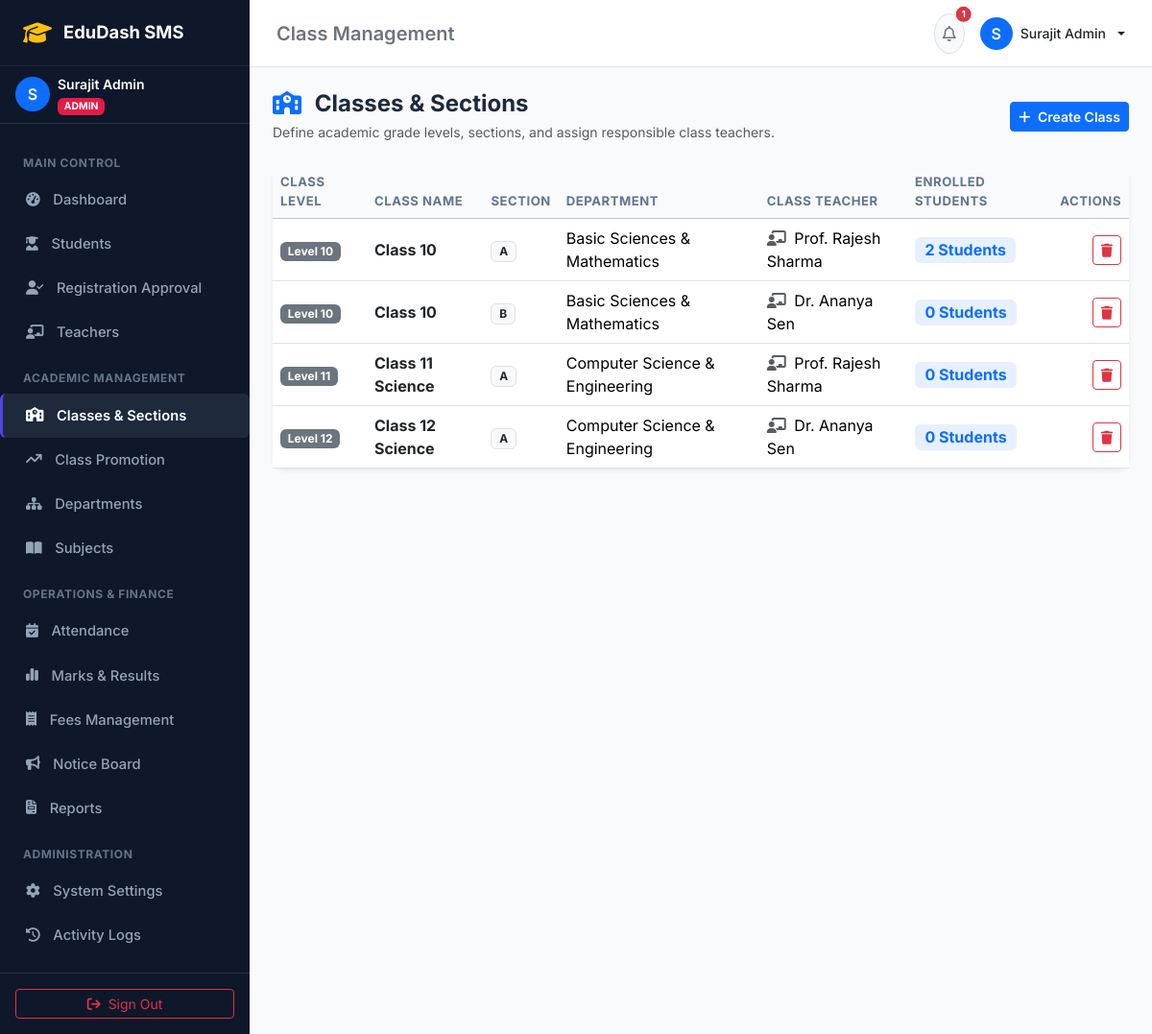
Page /classes.php (signed in) on the committed database.
### tables this page shows
CREATE TABLE `classes` (
  `id` INT AUTO_INCREMENT PRIMARY KEY,
  `name` VARCHAR(50) NOT NULL,
  `section` VARCHAR(10) NOT NULL,
  `department_id` INT NULL,
  `class_teacher_id` INT NULL,
  `numeric_level` INT DEFAULT 1,
  `created_at` TIMESTAMP DEFAULT CURRENT_TIMESTAMP,
  FOREIGN KEY (`department_id`) REFERENCES `departments`(`id`) ON DELETE SET NULL
);

CREATE TABLE `departments` (
  `id` INT AUTO_INCREMENT PRIMARY KEY,
  `name` VARCHAR(100) NOT NULL,
  `code` VARCHAR(20) UNIQUE NOT NULL,
  `description` TEXT NULL,
  `created_at` TIMESTAMP DEFAULT CURRENT_TIMESTAMP
);

### classes.php (the view, shortened to what this page needs)
<?php
$page_title = 'Class Management';
require_once __DIR__ . '/../includes/header.php';
require_once __DIR__ . '/../includes/sidebar.php';
$classes = $pdo->query("SELECT c.*, d.name as dept_name, u.full_name as teacher_name,
                              (SELECT COUNT(*) FROM students s WHERE s.class_id = c.id AND s.status = 'active') as student_count
                       FROM classes c
                       LEFT JOIN departments d ON c.department_id = d.id
                       LEFT JOIN teachers t ON c.class_teacher_id = t.id
                       LEFT JOIN users u ON t.user_id = u.id
                       ORDER BY c.numeric_level ASC, c.name ASC")->fetchAll();
?>
<div class="main-wrapper">
    <?php require_once __DIR__ . '/../includes/navbar.php'; ?>
    <main class="p-4">
        <div class="d-flex justify-content-between align-items-center mb-4">
            <div>
                <h4 class="fw-bold mb-1"><i class="fa-solid fa-school text-primary me-2"></i> Classes & Sections</h4>
                <p class="text-muted small mb-0">Define academic grade levels, sections, and assign responsible class teachers.</p>
            </div>
            <button class="btn btn-primary btn-sm fw-semibold" data-bs-toggle="modal" data-bs-target="#addClassModal">
                <i class="fa-solid fa-plus me-1"></i> Create Class
            </button>
        </div>
        <div class="card border-0 shadow-sm">
            <div class="table-responsive">
                <table class="table table-hover align-middle mb-0">
                    <thead class="table-light">
                        <tr>
                            <th>Class Level</th>
                            <th>Class Name</th>
                            <th>Section</th>
                            <th>Department</th>
                            <th>Class Teacher</th>
                            <th>Enrolled Students</th>
                            <th class="text-end">Actions</th>
                        </tr>
                    </thead>
                    <tbody>
                        <?php foreach ($classes as $c): ?>
                            <tr>
                                <td><span class="badge bg-secondary">Level <?php echo $c['numeric_level']; ?></span></td>
                                <td class="fw-bold text-dark"><?php echo htmlspecialchars($c['name']); ?></td>
                                <td><span class="badge bg-light text-dark border"><?php echo htmlspecialchars($c['section']); ?></span></td>
                                <td><?php echo htmlspecialchars($c['dept_name'] ?? 'General'); ?></td>
                                <td><i class="fa-solid fa-chalkboard-user text-muted me-1"></i> <?php echo htmlspecialchars($c['teacher_name'] ?? 'Not Assigned'); ?></td>
                                <td><span class="badge bg-primary bg-opacity-10 text-primary fs-6"><?php echo $c['student_count']; ?> Students</span></td>
                                <td class="text-end">
                                    <form method="GET" action="" class="d-inline" onsubmit="return confirm('Delete this class? Associated students will be unlinked.');">
                                        <button type="submit" class="btn btn-sm btn-outline-danger"><i class="fa-solid fa-trash"></i></button>
                                    </form>
                                </td>
                            </tr>
                        <?php endforeach; ?>
                    </tbody>
                </table>
            </div>
        </div>
    </main>
<?php require_once __DIR__ . '/../includes/footer.php'; ?>

### header.php (shortened to what this page needs)
<?php
$page_title = $page_title ?? 'Dashboard';
?>
<!DOCTYPE html>
<html lang="en">
<head>
    <link href="https://cdn.jsdelivr.net/npm/bootstrap@5.3.2/dist/css/bootstrap.min.css" rel="stylesheet">
    <link rel="stylesheet" href="https://cdn.jsdelivr.net/npm/bootstrap-icons@1.11.3/font/bootstrap-icons.min.css">
    <link rel="stylesheet" href="https://cdnjs.cloudflare.com/ajax/libs/font-awesome/6.5.1/css/all.min.css">
    <link rel="stylesheet" href="<?php echo BASE_URL; ?>/assets/css/style.css">
</head>
<body>
<div class="d-flex min-vh-100">

### sidebar.php (shortened to what this page needs)
<?php
$role = $_SESSION['user_role'] ?? 'guest';
$current_page = basename($_SERVER['PHP_SELF']);
?>
<aside class="sidebar d-flex flex-column flex-shrink-0">
    <div class="brand">
        <i class="fa-solid fa-graduation-cap text-warning fs-4"></i>
        <span>EduDash SMS</span>
    </div>
    <div class="px-3 py-2 border-bottom border-secondary border-opacity-25 d-flex align-items-center gap-2">
        <div class="bg-primary text-white rounded-circle d-flex align-items-center justify-content-center" style="width:36px; height:36px; font-weight:600;">
            <?php echo strtoupper(substr($_SESSION['user_name'] ?? 'U', 0, 1)); ?>
        </div>
        <div class="small overflow-hidden text-truncate">
            <div class="text-white fw-semibold text-truncate"><?php echo htmlspecialchars($_SESSION['user_name'] ?? 'User'); ?></div>
            <span class="badge badge-role-<?php echo $role; ?> text-uppercase" style="font-size:0.65rem;">
                <?php echo htmlspecialchars($role); ?>
            </span>
        </div>
    </div>
    <ul class="nav nav-pills flex-column mb-auto py-3">
        <?php if ($role === 'admin'): ?>
            <li class="nav-header">Main Control</li>
            <li class="nav-item">
                <a href="<?php echo BASE_URL; ?>/admin/index.php" class="nav-link <?php echo $current_page == 'index.php' ? 'active' : ''; ?>">
                    <i class="fa-solid fa-gauge-high"></i> Dashboard
                </a>
            </li>
            <li class="nav-item">
                <a href="<?php echo BASE_URL; ?>/admin/students.php" class="nav-link <?php echo in_array($current_page, ['students.php', 'student_approve.php']) ? 'active' : ''; ?>">
                    <i class="fa-solid fa-user-graduate"></i> Students
                </a>
            </li>
            <li class="nav-item">
                <a href="<?php echo BASE_URL; ?>/admin/student_approve.php" class="nav-link <?php echo $current_page == 'student_approve.php' ? 'active' : ''; ?>">
                    <i class="fa-solid fa-user-check"></i> Registration Approval
                </a>
            </li>
            <li class="nav-item">
                <a href="<?php echo BASE_URL; ?>/admin/teachers.php" class="nav-link <?php echo $current_page == 'teachers.php' ? 'active' : ''; ?>">
                    <i class="fa-solid fa-chalkboard-user"></i> Teachers
                </a>
            </li>
            <li class="nav-header">Academic Management</li>
            <li class="nav-item">
                <a href="<?php echo BASE_URL; ?>/admin/classes.php" class="nav-link <?php echo $current_page == 'classes.php' ? 'active' : ''; ?>">
                    <i class="fa-solid fa-school"></i> Classes & Sections
                </a>
            </li>
            <li class="nav-item">
                <a href="<?php echo BASE_URL; ?>/admin/promotion.php" class="nav-link <?php echo $current_page == 'promotion.php' ? 'active' : ''; ?>">
                    <i class="fa-solid fa-arrow-trend-up"></i> Class Promotion
                </a>
            </li>
            <li class="nav-item">
                <a href="<?php echo BASE_URL; ?>/admin/departments.php" class="nav-link <?php echo $current_page == 'departments.php' ? 'active' : ''; ?>">
                    <i class="fa-solid fa-sitemap"></i> Departments
                </a>
            </li>
            <li class="nav-item">
                <a href="<?php echo BASE_URL; ?>/admin/subjects.php" class="nav-link <?php echo $current_page == 'subjects.php' ? 'active' : ''; ?>">
                    <i class="fa-solid fa-book-open"></i> Subjects
                </a>
            </li>
            <li class="nav-header">Operations & Finance</li>
            <li class="nav-item">
                <a href="<?php echo BASE_URL; ?>/admin/attendance.php" class="nav-link <?php echo $current_page == 'attendance.php' ? 'active' : ''; ?>">
                    <i class="fa-solid fa-calendar-check"></i> Attendance
                </a>
            </li>
            <li class="nav-item">
                <a href="<?php echo BASE_URL; ?>/admin/marks.php" class="nav-link <?php echo $current_page == 'marks.php' ? 'active' : ''; ?>">
                    <i class="fa-solid fa-chart-simple"></i> Marks & Results
                </a>
            </li>
            <li class="nav-item">
                <a href="<?php echo BASE_URL; ?>/admin/fees.php" class="nav-link <?php echo $current_page == 'fees.php' ? 'active' : ''; ?>">
                    <i class="fa-solid fa-receipt"></i> Fees Management
                </a>
            </li>
            <li class="nav-item">
                <a href="<?php echo BASE_URL; ?>/admin/notices.php" class="nav-link <?php echo $current_page == 'notices.php' ? 'active' : ''; ?>">
                    <i class="fa-solid fa-bullhorn"></i> Notice Board
                </a>
            </li>
            <li class="nav-item">
                <a href="<?php echo BASE_URL; ?>/admin/reports.php" class="nav-link <?php echo $current_page == 'reports.php' ? 'active' : ''; ?>">
                    <i class="fa-solid fa-file-invoice"></i> Reports
                </a>
            </li>
            <li class="nav-header">Administration</li>
            <li class="nav-item">
                <a href="<?php echo BASE_URL; ?>/admin/settings.php" class="nav-link <?php echo $current_page == 'settings.php' ? 'active' : ''; ?>">
                    <i class="fa-solid fa-gear"></i> System Settings
                </a>
            </li>
            <li class="nav-item">
                <a href="<?php echo BASE_URL; ?>/admin/logs.php" class="nav-link <?php echo $current_page == 'logs.php' ? 'active' : ''; ?>">
                    <i class="fa-solid fa-clock-rotate-left"></i> Activity Logs
                </a>
            </li>
        <?php endif; ?>
    </ul>
    <div class="p-3 border-top border-secondary border-opacity-25 mt-auto">
        <a href="<?php echo BASE_URL; ?>/logout.php" class="btn btn-outline-danger w-100 btn-sm d-flex align-items-center justify-content-center gap-2">
            <i class="fa-solid fa-arrow-right-from-bracket"></i> Sign Out
        </a>
    </div>
</aside>

### navbar.php (shortened to what this page needs)
<?php
$unread_notices_count = 0;
try {
    $role = $_SESSION['user_role'] ?? 'all';
    $target = ($role == 'admin') ? 'all' : (($role == 'teacher') ? 'teachers' : 'students');
    $n_stmt = $pdo->prepare("SELECT COUNT(*) FROM notices WHERE target_audience = 'all' OR target_audience = ?");
    $n_stmt->execute([$target]);
    $unread_notices_count = $n_stmt->fetchColumn();
} catch (Exception $e) {}
?>
<header class="top-navbar d-flex align-items-center justify-content-between">
    <div class="d-flex align-items-center gap-3">
        <h5 class="mb-0 fw-semibold text-secondary"><?php echo htmlspecialchars($page_title ?? 'Dashboard'); ?></h5>
    </div>
    <div class="d-flex align-items-center gap-3">
        <div class="dropdown">
            <button class="btn btn-light position-relative rounded-circle p-2 border" type="button" data-bs-toggle="dropdown">
                <i class="fa-regular fa-bell text-secondary"></i>
                <?php if ($unread_notices_count > 0): ?>
                    <span class="position-absolute top-0 start-100 translate-middle badge rounded-pill bg-danger" style="font-size:0.6rem;">
                        <?php echo $unread_notices_count; ?>
                    </span>
                <?php endif; ?>
            </button>
        </div>
        <div class="dropdown">
            <a href="#" class="d-flex align-items-center text-dark text-decoration-none dropdown-toggle gap-2" data-bs-toggle="dropdown">
                <div class="bg-primary text-white rounded-circle d-flex align-items-center justify-content-center" style="width:34px; height:34px; font-weight:600;">
                    <?php echo strtoupper(substr($_SESSION['user_name'] ?? 'U', 0, 1)); ?>
                </div>
                <span class="d-none d-md-inline fw-medium small"><?php echo htmlspecialchars($_SESSION['user_name'] ?? 'Account'); ?></span>
            </a>
        </div>
    </div>
</header>

### footer.php (shortened to what this page needs)
</div>
</div>
</body>
</html>

### style.css (style rules this page uses)
:root { --primary: #4f46e5; --primary-hover: #4338ca; --sidebar-bg: #0f172a; --sidebar-text: #94a3b8; --sidebar-hover-bg: #1e293b; --sidebar-active-text: #ffffff; --body-bg: #f8fafc; --card-border: #e2e8f0; }
body { font-family: 'Inter', -apple-system, BlinkMacSystemFont, 'Segoe UI', Roboto, sans-serif; background-color: var(--body-bg); color: #1e293b; min-height: 100vh; }
.sidebar { width: 260px; background: var(--sidebar-bg); color: var(--sidebar-text); min-height: 100vh; transition: all 0.3s ease; z-index: 1000; }
.sidebar .brand { padding: 1.25rem 1.5rem; font-size: 1.15rem; font-weight: 700; color: #ffffff; border-bottom: 1px solid rgba(255, 255, 255, 0.08); display: flex; align-items: center; gap: 0.75rem; }
.sidebar .nav-link { color: var(--sidebar-text); padding: 0.75rem 1.5rem; font-size: 0.92rem; font-weight: 500; display: flex; align-items: center; gap: 0.85rem; border-left: 3px solid transparent; transition: all 0.2s ease; }
.sidebar .nav-link.active { color: #ffffff; background: var(--sidebar-hover-bg); border-left-color: var(--primary); font-weight: 600; }
.sidebar .nav-header { font-size: 0.75rem; text-transform: uppercase; letter-spacing: 0.05em; padding: 1rem 1.5rem 0.4rem; color: #64748b; font-weight: 700; }
.main-wrapper { flex: 1; display: flex; flex-direction: column; min-width: 0; }
.top-navbar { background: #ffffff; border-bottom: 1px solid var(--card-border); padding: 0.85rem 1.75rem; }
.card { border: 1px solid var(--card-border); border-radius: 0.85rem; box-shadow: 0 1px 3px rgba(0, 0, 0, 0.04); }
.table th { font-size: 0.82rem; text-transform: uppercase; letter-spacing: 0.04em; color: #64748b; background-color: #f8fafc; border-top: none; }
.badge-role-admin { background-color: #e11d48; color: white; }

### rows in the picture
classes: numeric_level "10", name "Class 10", section "A", department.name "Basic Sciences & Mathematics", teacher_name "Prof. Rajesh Sharma", student_count "2"
classes: numeric_level "10", name "Class 10", section "B", department.name "Basic Sciences & Mathematics", teacher_name "Dr. Ananya Sen", student_count "0"
classes: numeric_level "11", name "Class 11 Science", section "A", department.name "Computer Science & Engineering", teacher_name "Prof. Rajesh Sharma", student_count "0"
classes: numeric_level "12", name "Class 12 Science", section "A", department.name "Computer Science & Engineering", teacher_name "Dr. Ananya Sen", student_count "0"

### other values in the picture
substr($_SESSION['user_name'] ?? 'U', 0, 1) "S"
$_SESSION['user_name'] "Surajit Admin"
$role "ADMIN"
$page_title "Class Management"
$unread_notices_count "1"
